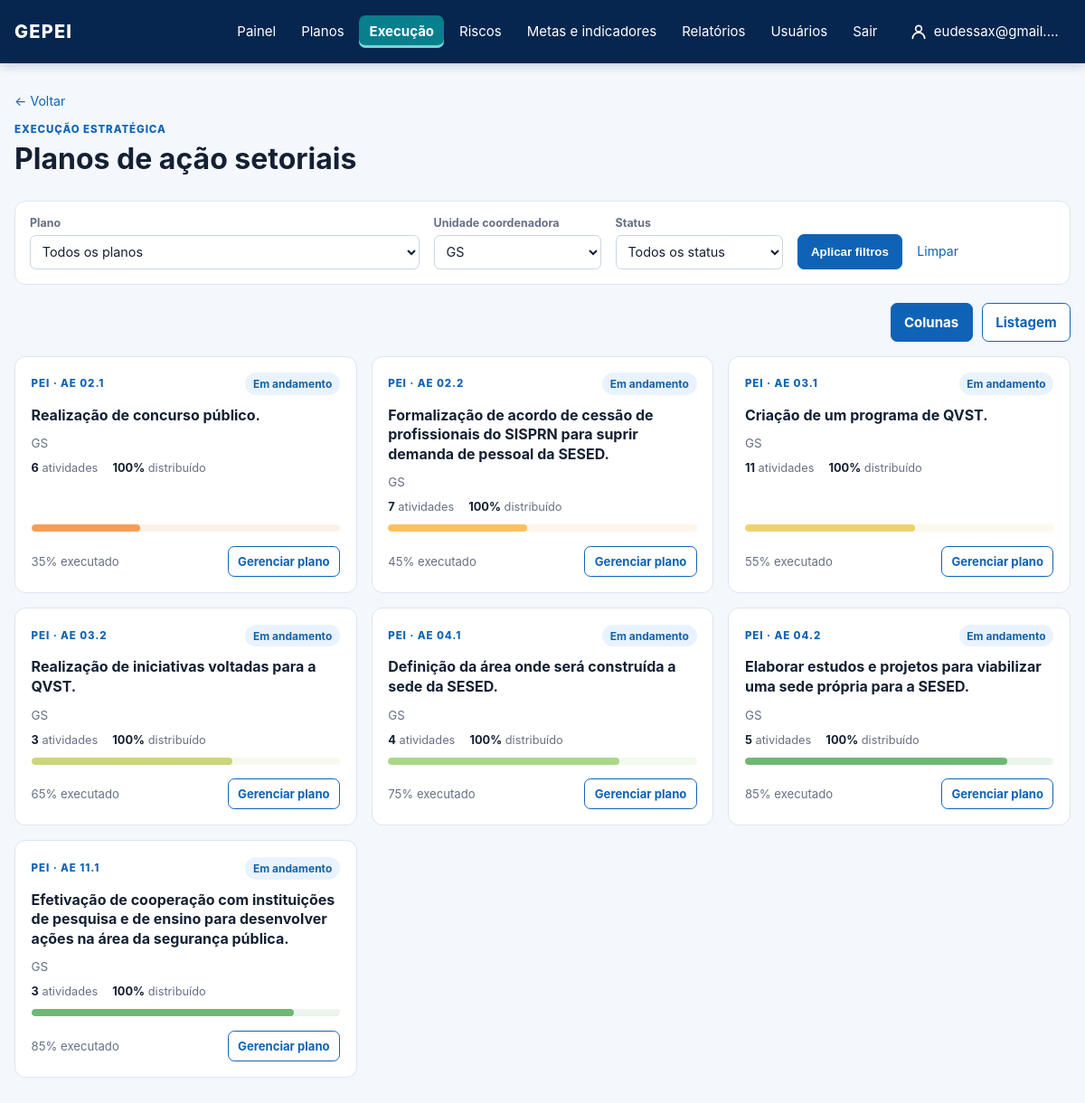
Page /planos-de-acao/?unit=2 (signed in) on the earlier database version.
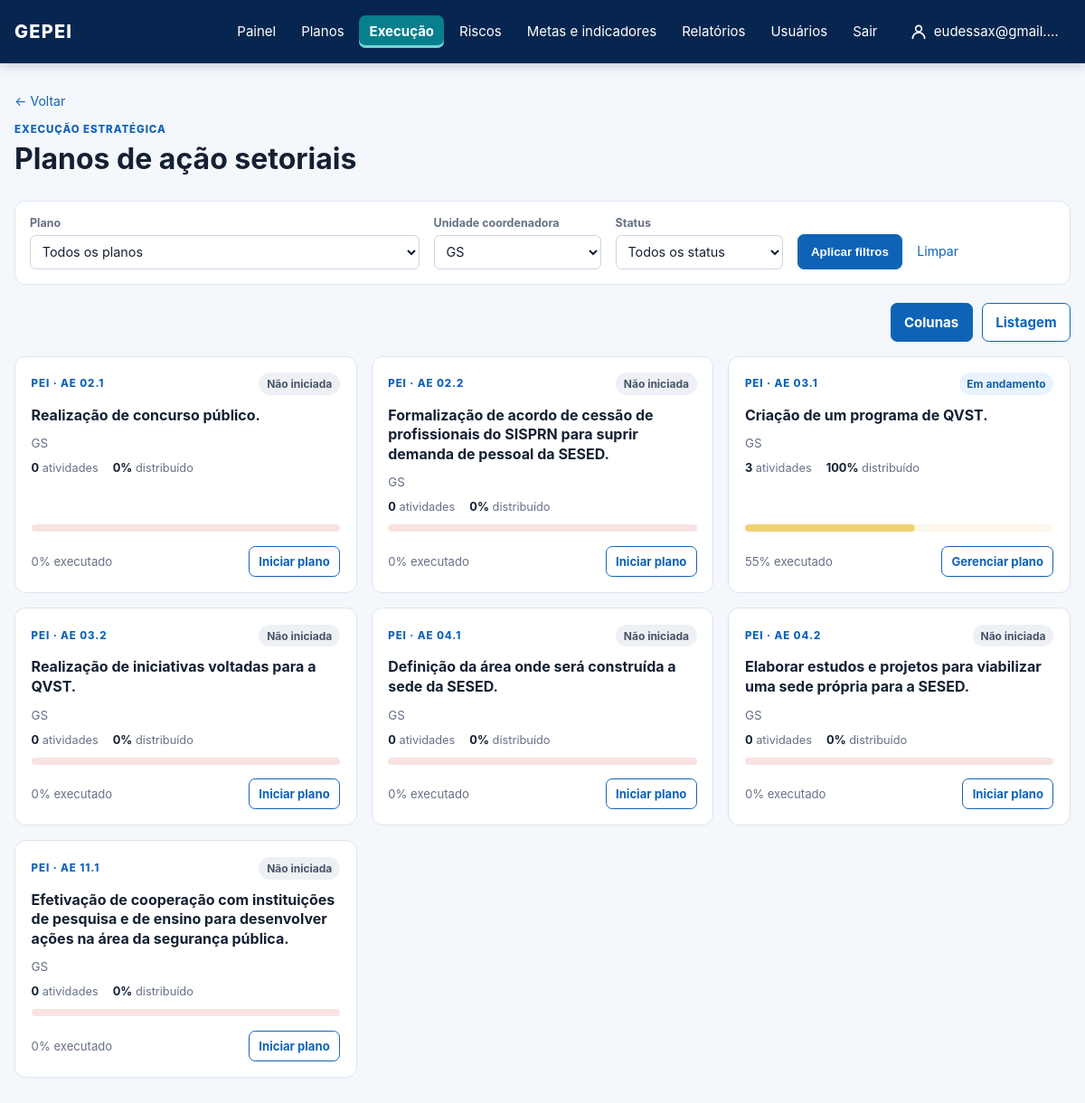
Same page on the later database version.
### core/models.py (models this page shows, shortened)
class StrategicAction(models.Model):
    class Status(models.TextChoices):
        NOT_STARTED = "NAO_INICIADA", "Não iniciada"
        IN_PROGRESS = "EM_ANDAMENTO", "Em andamento"
        COMPLETED = "CONCLUIDA", "Concluída"
        DELAYED = "ATRASADA", "Atrasada"
        BLOCKED = "BLOQUEADA", "Bloqueada"
        SUSPENDED = "SUSPENSA", "Suspensa"
    artifact = models.ForeignKey(PlanArtifact, on_delete=models.PROTECT, related_name="actions")
    coordinating_unit = models.ForeignKey(OrganizationalUnit, on_delete=models.PROTECT)
    code = models.CharField(max_length=30)
    title = models.CharField(max_length=255)
    description = models.TextField(blank=True)
    due_date = models.DateField(
        null=True,
        blank=True,
        help_text="Preenchido no cronograma operacional; não é inferido da vigência do PEI.",
    )
    status = models.CharField(max_length=15, choices=Status.choices, default=Status.NOT_STARTED)
    progress = models.DecimalField(max_digits=5, decimal_places=2, default=0)
    funding_sources = models.CharField(max_length=255, blank=True)
    participating_units = models.ManyToManyField(OrganizationalUnit, related_name="participating_actions", blank=True)

class PlanArtifact(models.Model):
    class ArtifactType(models.TextChoices):
        DIMENSION = "DIMENSAO", "Dimensão BSC"
        AXIS = "EIXO", "Eixo Estratégico"
        OBJECTIVE = "OBJETIVO", "Objetivo Estratégico"
        PROJECT = "PROJETO", "Projeto Estratégico"
    plan = models.ForeignKey(Plan, on_delete=models.CASCADE, related_name="artifacts")
    parent = models.ForeignKey("self", null=True, blank=True, on_delete=models.CASCADE)
    artifact_type = models.CharField(max_length=12, choices=ArtifactType.choices)
    code = models.CharField(max_length=30, blank=True)
    title = models.CharField(max_length=255)
    description = models.TextField(blank=True)

class Plan(models.Model):
    class PlanType(models.TextChoices):
        PEI = "PEI", "PEI"
        PESP = "PESP", "PESP"
        PPA = "PPA", "PPA"
        OTHER = "OUTRO", "Outro"
    name = models.CharField(max_length=180)
    acronym = models.CharField(max_length=30)
    plan_type = models.CharField(max_length=10, choices=PlanType.choices)
    start_date = models.DateField()
    end_date = models.DateField()
    active = models.BooleanField(default=True)

class OrganizationalUnit(models.Model):
    class UnitType(models.TextChoices):
        ORGAN = "ORGAO", "Órgão"
        UNIT = "UNIDADE", "Unidade"
        SECTOR = "SETOR", "Setor"
    organization = models.ForeignKey(Organization, on_delete=models.PROTECT)
    parent = models.ForeignKey("self", null=True, blank=True, on_delete=models.PROTECT)
    name = models.CharField(max_length=180)
    acronym = models.CharField(max_length=30, blank=True)
    unit_type = models.CharField(max_length=10, choices=UnitType.choices)

### core/views.py (the view)
# urls.py: path("planos-de-acao/", views.action_plan_list, name="action_plan_list"),
@login_required
@permission_required("core.view_actionplan", raise_exception=True)
def action_plan_list(request):
    plans = Plan.objects.filter(active=True).order_by("acronym")
    units = view_scope_units(OrganizationalUnit.objects.order_by("name"), request.user)
    actions = view_scope_actions(
        StrategicAction.objects.select_related("artifact", "artifact__plan", "coordinating_unit"), request.user
    ).annotate(
        activity_count=Count("action_plan__activities"),
        allocated_weight=Sum("action_plan__activities__weight"),
        activity_progress=Avg("action_plan__activities__progress"),
    )
    selected_plan = request.GET.get("plan", "")
    selected_unit = selected_unit_for_request(request)
    selected_status = request.GET.get("status", "")
    if selected_plan.isdigit():
        actions = actions.filter(artifact__plan_id=selected_plan)
    if selected_unit.isdigit():
        actions = actions.filter(coordinating_unit_id=selected_unit)
    if selected_status in StrategicAction.Status.values:
        actions = actions.filter(status=selected_status)
    if request.GET.get("objective", "").isdigit():
        actions = actions.filter(artifact_id__in=_objective_artifact_ids(request.GET["objective"]))
    if request.GET.get("overdue") == "1":
        actions = actions.filter(due_date__lt=timezone.localdate()).exclude(
            status__in=[StrategicAction.Status.COMPLETED, StrategicAction.Status.SUSPENDED]
        )
    display_mode = "list" if request.GET.get("view") == "list" else "columns"
    display_query = request.GET.copy()
    display_query["unit"] = selected_unit
    display_query["view"] = "columns"
    columns_url = "?" + display_query.urlencode()
    display_query["view"] = "list"
    list_url = "?" + display_query.urlencode()
    actions = list(actions.order_by("artifact__code", "code"))
    writable_ids = set(scope_actions(
        StrategicAction.objects.filter(pk__in=[action.pk for action in actions]), request.user
    ).values_list("pk", flat=True))
    can_manage_plans = any(request.user.has_perm(f"core.{codename}") for codename in (
        "add_actionplan", "add_activity", "change_activity", "delete_activity",
    ))
    for action in actions:
        action.can_write = action.pk in writable_ids and can_manage_plans
    return render(
        request,
        "core/action_plan_list.html",
        {
            "display_mode": display_mode,
            "columns_url": columns_url,
            "list_url": list_url,
            "actions": actions,
            "plans": plans,
            "units": units,
            "actions_status_choices": StrategicAction.Status.choices,
            "selected_plan": selected_plan,
            "selected_unit": selected_unit,
            "selected_status": selected_status,
        },
    )

### core/context_processors.py (called while the page is built)
def navigation_plans(request):
    if not request.user.is_authenticated:
        return {"navigation_plans": []}
    return {"navigation_plans": Plan.objects.order_by("acronym", "name")}

### core/permissions.py (called while the page is built, shortened)
def is_administrator(user):
    if user.is_superuser:
        return True
    return user.groups.filter(name__iexact=ADMINISTRATOR_GROUP_NAME).exists()

def user_unit_ids(user, for_view=False):
    if is_administrator(user) or (for_view and user.has_perm("core.view_other_units")):
        return None

def scope_units(queryset, user, for_view=False):
    ids = user_unit_ids(user, for_view=for_view)
    return queryset if ids is None else queryset.filter(pk__in=ids)

def scope_actions(queryset, user, for_view=False):
    ids = user_unit_ids(user, for_view=for_view)
    if ids is None:
        return queryset

def selected_unit_for_request(request):
    ids = user_unit_ids(request.user)
    requested = request.GET.get("unit", "")
    if ids is None:
        return requested

def view_scope_actions(queryset, user):
    return scope_actions(queryset, user, for_view=True)

def view_scope_units(queryset, user):
    return scope_units(queryset, user, for_view=True)

### core/templatetags/progress.py (called while the page is built)
def progress_color(percent):
    stops = [(0, (211, 47, 47)), (25, (244, 124, 72)), (50, (255, 209, 102)),
             (75, (168, 216, 135)), (100, (25, 135, 84))]
    for (start, low), (end, high) in zip(stops, stops[1:]):
        if percent <= end:
            ratio = (percent - start) / (end - start)
            return "#{:02x}{:02x}{:02x}".format(*(round(a + (b - a) * ratio) for a, b in zip(low, high)))
    return "#198754"

@register.simple_tag
def progress_bar(value, css_class="progress-track"):
    try:
        percent = float(value or 0)
        percent = min(max(percent, 0), 100) if math.isfinite(percent) else 0
    except (TypeError, ValueError):
        percent = 0
    if percent < 34:
        level = "progress-low"
    elif percent < 67:
        level = "progress-mid"
    else:
        level = "progress-high"
    return format_html(
        '<div class="{} {}" role="progressbar" aria-valuemin="0" aria-valuemax="100" aria-valuenow="{}" style="--progress-color: {}">'
        '<i style="width: {}%"></i></div>',
        css_class,
        level,
        f"{percent:.1f}",
        progress_color(percent),
        f"{percent:.2f}",
    )

### templates/core/action_plan_list.html (shortened to what this page needs)
{% extends "base.html" %}
{% load progress %}
{% block content %}
  <a class="back-link" href="{% url 'dashboard' %}">← Voltar</a>
  <section class="page-heading dashboard-heading">
    <div>
      <p class="eyebrow">Execução estratégica</p>
      <h1>Planos de ação setoriais</h1>
    </div>
  </section>
  <form class="dashboard-filters" method="get" aria-label="Filtros dos planos de ação">
    <label>Plano
      <select name="plan"><option value="">Todos os planos</option></select>
    </label>
    <label>Unidade coordenadora
      <select name="unit"><option value="">Todas as unidades</option>{% for unit in units %}<option value="{{ unit.id }}" {% if selected_unit == unit.id|stringformat:"s" %}selected{% endif %}>{{ unit.acronym|default:unit.name }}</option>{% endfor %}</select>
    </label>
    <label>Status
      <select name="status"><option value="">Todos os status</option>{% for code, label in actions_status_choices %}<option value="{{ code }}" {% if selected_status == code %}selected{% endif %}>{{ label }}</option>{% endfor %}</select>
    </label>
    <button class="button button-primary" type="submit">Aplicar filtros</button>
    <a class="clear-filter" href="{% url 'action_plan_list' %}">Limpar</a>
  </form>
  <nav class="execution-view-switch" aria-label="Visualização da execução">
    <a class="button {% if display_mode == 'columns' %}button-primary{% else %}button-secondary{% endif %}" href="{{ columns_url }}" {% if display_mode == 'columns' %}aria-current="true"{% endif %}>Colunas</a>
    <a class="button {% if display_mode == 'list' %}button-primary{% else %}button-secondary{% endif %}" href="{{ list_url }}" {% if display_mode == 'list' %}aria-current="true"{% endif %}>Listagem</a>
  </nav>
  {% if display_mode == "list" %}
    <section class="panel execution-list" aria-label="Listagem de planos de ação">
      <div class="responsive-table"><table>
        <thead><tr><th>Plano / Ação</th><th>Unidade</th><th>Atividades</th><th>Prazo</th><th>Peso distribuído</th><th>Execução</th><th>Situação</th><th></th></tr></thead>
        <tbody>{% for action in actions %}<tr>
          <td><a href="{% url 'action_plan_detail' action.id %}"><strong>{{ action.artifact.plan.acronym }} · {{ action.code }}</strong><span>{{ action.title }}</span></a></td>
          <td>{{ action.coordinating_unit.acronym|default:action.coordinating_unit.name }}</td>
          <td>{{ action.activity_count }}</td><td>{{ action.due_date|date:"d/m/Y"|default:"A definir" }}</td>
          <td>{{ action.allocated_weight|default:0|floatformat:"-1" }}%</td>
          <td>{% progress_bar action.progress "table-progress" %}<small>{{ action.progress|floatformat:"-1" }}%</small></td>
          <td><span class="chip chip-{{ action.status|lower }}">{{ action.get_status_display }}</span></td>
          <td><a class="button button-secondary" href="{% url 'action_plan_detail' action.id %}">{% if action.can_write %}Abrir plano{% else %}Visualizar plano{% endif %}</a></td>
        </tr>{% empty %}<tr><td colspan="8">Nenhuma ação encontrada. Altere os filtros.</td></tr>{% endfor %}</tbody>
      </table></div>
    </section>
  {% else %}
  <section class="action-cards">
    {% for action in actions %}
      <article class="action-card">
        <div class="action-card-top"><span class="eyebrow">{{ action.artifact.plan.acronym }} · {{ action.code }}</span><span class="chip chip-{{ action.status|lower }}">{{ action.get_status_display }}</span></div>
        <h2>{{ action.title }}</h2>
        <p class="action-card-unit">{{ action.coordinating_unit.acronym|default:action.coordinating_unit.name }}</p>
        <div class="card-meta"><span><strong>{{ action.activity_count }}</strong> atividade{{ action.activity_count|pluralize:"s" }}</span><span><strong>{{ action.allocated_weight|default:0|floatformat:"-1" }}%</strong> distribuído</span></div>
        {% progress_bar action.progress %}
        <div class="card-footer"><span>{{ action.progress|floatformat:"-1" }}% executado</span><a class="button button-secondary" href="{% url 'action_plan_detail' action.id %}">{% if not action.can_write %}Visualizar plano{% elif action.activity_count %}Gerenciar plano{% else %}Iniciar plano{% endif %}</a></div>
      </article>
    {% empty %}
      <div class="empty-state large-empty"><strong>Nenhuma ação encontrada.</strong><span>Altere os filtros ou carregue ações estratégicas no PEI.</span></div>
    {% endfor %}
  </section>
  {% endif %}
{% endblock %}

### templates/base.html (shortened to what this page needs)
{% load static %}
<!doctype html>
<html lang="pt-br">
<head>
  <link rel="stylesheet" href="{% static 'css/gepei.css' %}?v=20261022-10">
</head>
<body>
  <header class="topbar">
    <a class="brand" href="{% url 'dashboard' %}">GEPEI</a>
    {% if user.is_authenticated %}
      <nav>
        <a href="{% url 'dashboard' %}" {% if request.path == '/' %}class="nav-active" aria-current="page"{% endif %}>Painel</a>
        {% if perms.core.view_plan %}<details class="nav-plans{% if '/pei/' in request.path %} nav-active{% endif %}">
          <summary {% if '/pei/' in request.path %}aria-current="page"{% endif %}>Planos</summary>
        </details>{% endif %}
        {% if perms.core.view_actionplan %}<a href="{% url 'action_plan_list' %}" {% if '/planos-de-acao/' in request.path and '/riscos/' not in request.path %}class="nav-active" aria-current="page"{% endif %}>Execução</a>{% endif %}
        {% if perms.core.view_risk %}<a href="{% url 'risk_overview' %}" {% if '/riscos/' in request.path %}class="nav-active" aria-current="page"{% endif %}>Riscos</a>{% endif %}
        {% if perms.core.view_strategictarget or perms.core.view_indicator %}<a href="{% if perms.core.view_indicator %}{% url 'indicator_overview' %}{% else %}{% url 'target_overview' %}{% endif %}" >Metas e indicadores</a>{% endif %}
        {% if perms.core.view_reportcycle or perms.core.view_sectorreport or perms.core.view_quarterlysectorreport or perms.core.consolidate_quarterlysectorreport %}<a href="{% url 'report_cycle_overview' %}" {% if '/relatorios/' in request.path %}class="nav-active" aria-current="page"{% endif %}>Relatórios</a>{% endif %}
        {% if perms.auth.view_user or perms.auth.view_group %}
        <details class="nav-plans{% if '/usuarios/' in request.path %} nav-active{% endif %}">
          <summary {% if '/usuarios/' in request.path %}aria-current="page"{% endif %}>Usuários</summary>
        </details>
        {% endif %}
        <form method="post" action="{% url 'logout' %}" onsubmit="return confirm('Tem certeza de que deseja sair?');">
          <button type="submit">Sair</button>
        </form>
        <a class="nav-user{% if request.path == '/minha-conta/' %} nav-active{% endif %}" href="{% url 'profile_edit' %}" title="Minha conta">
          <svg width="20" height="20" viewBox="0 0 24 24" fill="none" stroke="currentColor" stroke-width="2" stroke-linecap="round" stroke-linejoin="round" aria-hidden="true"><circle cx="12" cy="8" r="4"/><path d="M4 21c0-4.4 3.6-8 8-8s8 3.6 8 8"/></svg>
          <span>{{ user.first_name|default:user.username }}</span>
        </a>
      </nav>
    {% endif %}
  </header>
  <main class="container">
    {% block content %}{% endblock %}
  </main>
</body>
</html>

Differences in the rows shown:
changed StrategicAction "Realização de concurso público.": status "Em andamento" → "Não iniciada"; activity_count "6" → "0"; allocated_weight "100" → "0"; progress "35" → "0"; text "Gerenciar plano" → "Iniciar plano"
changed StrategicAction "AE 02.2": status "Em andamento" → "Não iniciada"; activity_count "7" → "0"; allocated_weight "100" → "0"; progress "45" → "0"; text "Gerenciar plano" → "Iniciar plano"
computed for StrategicAction "Criação de um programa de QVST.": activity_count "11" → "3"
changed StrategicAction "Realização de iniciativas voltadas para a QVST.": status "Em andamento" → "Não iniciada"; activity_count "3" → "0"; allocated_weight "100" → "0"; progress "65" → "0"; text "Gerenciar plano" → "Iniciar plano"
changed StrategicAction "Definição da área onde será construída a sede da SESED.": status "Em andamento" → "Não iniciada"; activity_count "4" → "0"; allocated_weight "100" → "0"; progress "75" → "0"; text "Gerenciar plano" → "Iniciar plano"
changed StrategicAction "Elaborar estudos e projetos para viabilizar uma sede própria para a SESED.": status "Em andamento" → "Não iniciada"; activity_count "5" → "0"; allocated_weight "100" → "0"; progress "85" → "0"; text "Gerenciar plano" → "Iniciar plano"
changed StrategicAction "AE 11.1": status "Em andamento" → "Não iniciada"; activity_count "3" → "0"; allocated_weight "100" → "0"; progress "85" → "0"; text "Gerenciar plano" → "Iniciar plano"
